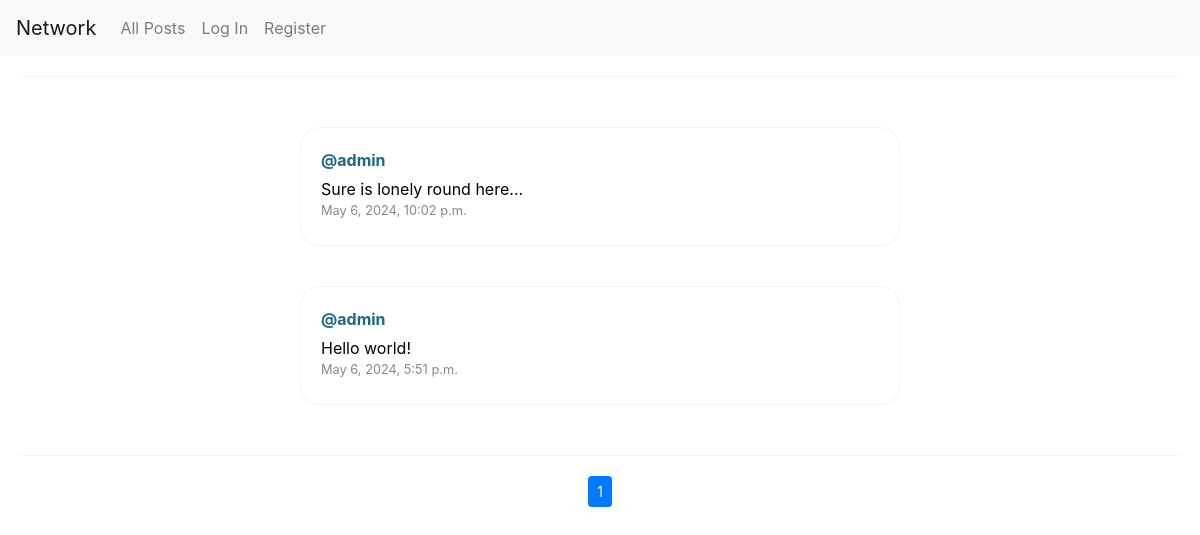
The app's page /, older data.
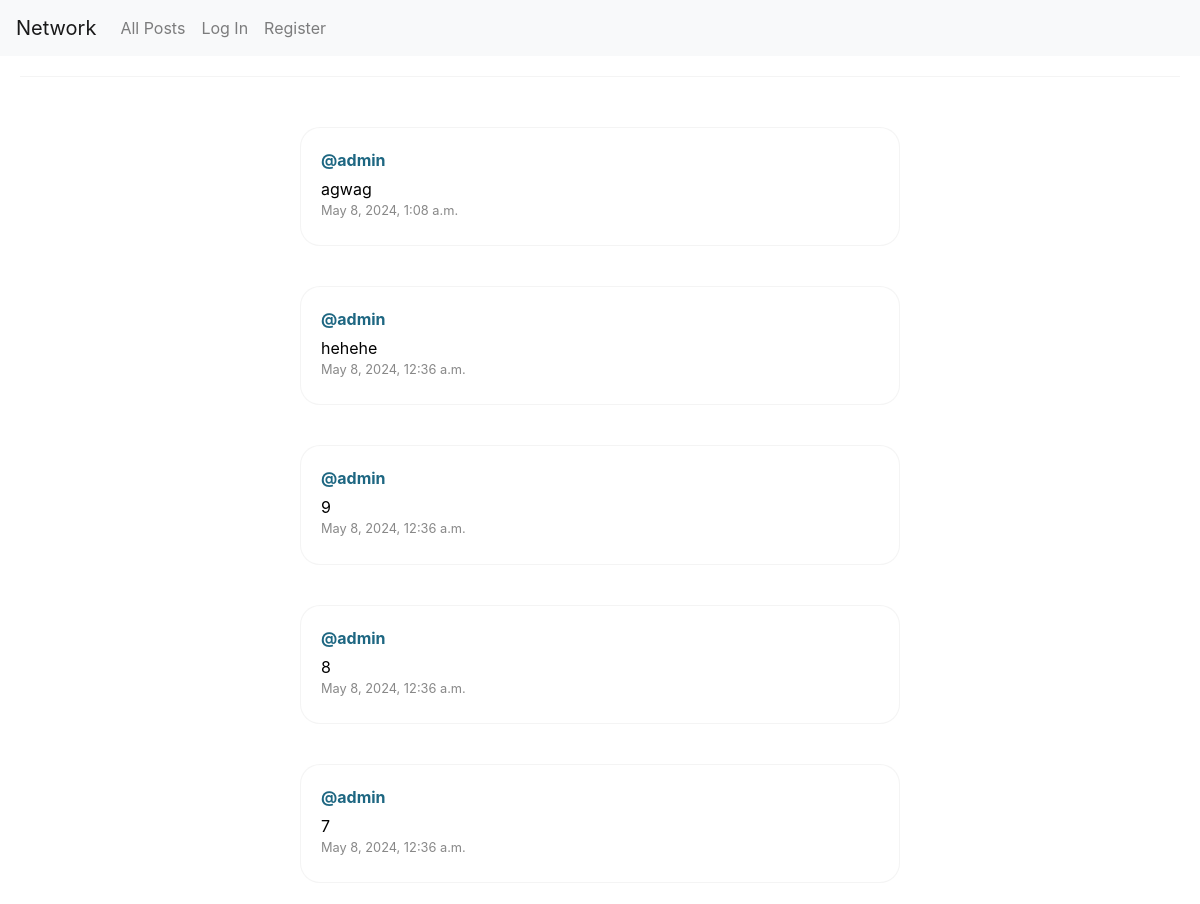
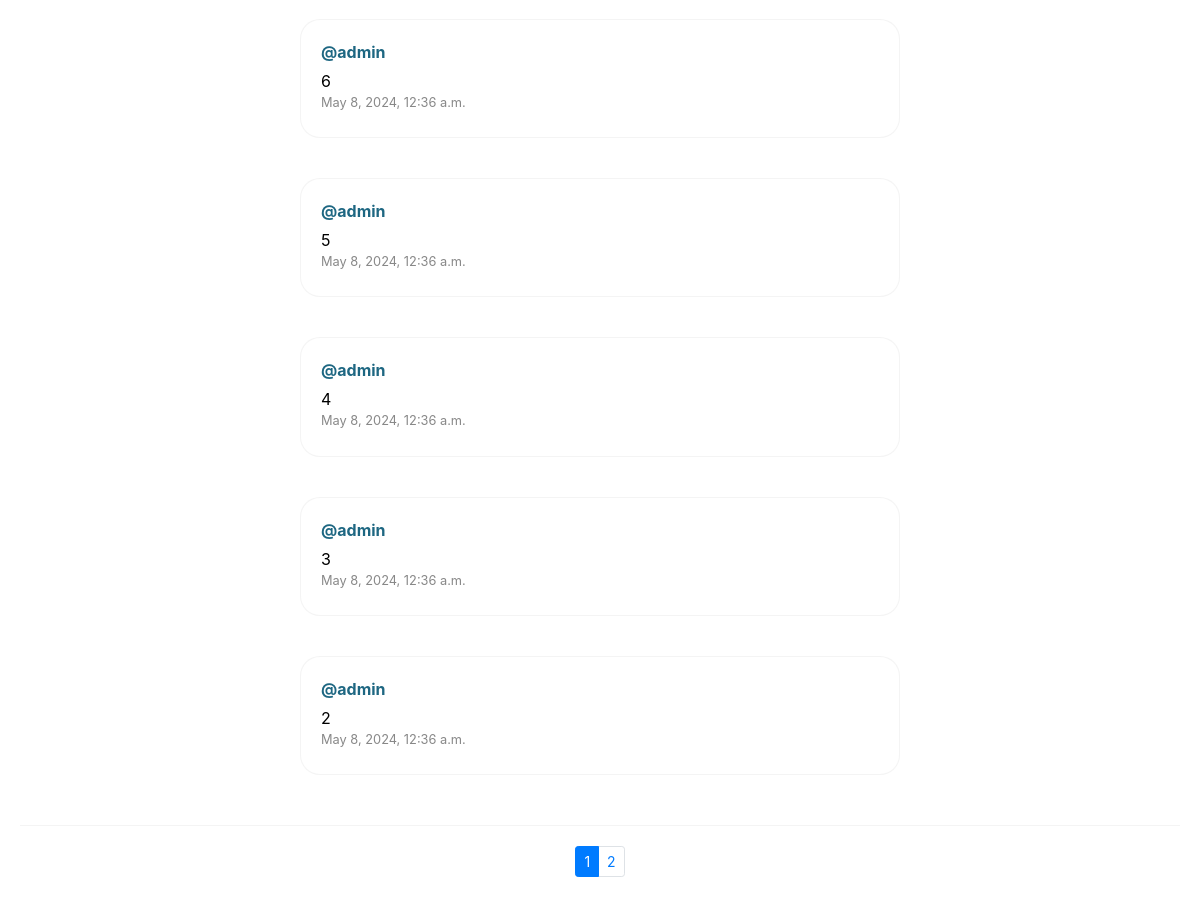
The same page, newer data (2 pictures, top to bottom).
### network/models.py (models this page shows, shortened)
class Post(models.Model):
    user = models.ForeignKey(User, on_delete=models.CASCADE, null=True, blank=True, related_name="author_post")
    content = models.CharField(max_length=280)
    date = models.DateTimeField(auto_now_add=True)

class User(AbstractUser):
    pass

### network/views.py (the view, shortened to what this page needs)
# urls.py: path("", views.index, name="index"),
def index(request):
    posts = Post.objects.order_by('-date')
    p = Paginator(posts, 10)
    page_num = request.GET.get('page')
    page_obj = p.get_page(page_num)
    return render(request, "network/index.html", {
        "posts": page_obj,
        "page_obj": page_obj
    })

### network/templates/network/index.html (shortened to what this page needs)
{% extends "network/layout.html" %}
{% block body %}
    <div id="all-posts" class="contenedor">
        {% for post in posts %}
        <a href="{% url 'post' post.id %}" class="no-link">
            <div class="comment post display">
                <div class="author">@{{ post.user }}</div>
                <div class="message">{{ post.content }}</div>
                <div class="timestamp">{{ post.date }}</div>
            </div>
        </a>
        {% endfor %}
    </div>
    {% include 'network/paginator.html' %}
{% endblock %}

### network/templates/network/layout.html (shortened to what this page needs)
{% load static %}
<!DOCTYPE html>
<html lang="en">
    <head>
        <link rel="stylesheet" href="https://stackpath.bootstrapcdn.com/bootstrap/4.4.1/css/bootstrap.min.css">
        <link href="{% static 'network/styles.css' %}" rel="stylesheet">
    </head>
    <body>
        <nav class="navbar navbar-expand-lg navbar-light bg-light">
            <a class="navbar-brand" href="#">Network</a>
            <div>
              <ul class="navbar-nav mr-auto">
                <li class="nav-item">
                  <a class="nav-link" href="{% url 'index' %}">All Posts</a>
                </li>
                {% if user.is_authenticated %}
                    <li class="nav-item">
                        <a class="nav-link" href="#">Following</a>
                    </li>
                    <li class="nav-item">
                        <a class="nav-link" href="{% url 'logout' %}">Log Out</a>
                    </li>
                {% else %}
                    <li class="nav-item">
                        <a class="nav-link" href="{% url 'login' %}">Log In</a>
                    </li>
                    <li class="nav-item">
                        <a class="nav-link" href="{% url 'register' %}">Register</a>
                    </li>
                {% endif %}
              </ul>
            </div>
          </nav>
        <div class="body">
            {% block body %}
            {% endblock %}
        </div>
    </body>
</html>

### network/templates/network/paginator.html (shortened to what this page needs)
<div id="paginator" class="contenedor">
    <nav aria-label="Page navigation example">
        <ul class="pagination pagination-sm">
            {% for num in page_obj.paginator.page_range %}
                {% if page_obj.number == num %}
                    <li class="page-item active"><a class="page-link" href="#">{{ num }}</a></li>
                {% else %}
                    <li class="page-item"><a class="page-link" href="?page={{ num }}">{{ num }}</a></li>
                {% endif %}
            {% endfor %}
        </ul>
    </nav>
</div>

### network/static/network/styles.css (style rules this page uses)
.contenedor { display: flex; flex-direction: column; align-items: center; margin: 20px; }
.author { font-weight: bold; color: #1e6782; }
.timestamp { font-size: 0.8em; color: #888; margin-bottom: 5px; }
.comment .message { margin-top: 5px; color: black; }
#all-posts { border-top: solid #dddddd56 1px; border-bottom: solid #dddddd56 1px; padding: 30px; }
.post { max-width: 1000px; min-width: 600px; background-color: #fff; border-radius: 20px; border: solid 1px #dddddd56; padding: 20px; margin: 20px auto; }

Row changes from the older to the newer data that the page shows:
no longer on this page (row unchanged): Post: user "admin", content "Sure is lonely round here...", date "May 6, 2024, 10:02 p.m."
no longer on this page (row unchanged): Post: user "admin", content "Hello world!", date "May 6, 2024, 5:51 p.m."
added Post: user "admin", content "agwag", date "May 8, 2024, 1:08 a.m."
added Post: user "admin", content "hehehe", date "May 8, 2024, 12:36 a.m."
added Post: user "admin", content "9", date "May 8, 2024, 12:36 a.m."
added Post: user "admin", content "8", date "May 8, 2024, 12:36 a.m."
added Post: user "admin", content "7", date "May 8, 2024, 12:36 a.m."
added Post: user "admin", content "6", date "May 8, 2024, 12:36 a.m."
added Post: user "admin", content "5", date "May 8, 2024, 12:36 a.m."
added Post: user "admin", content "4", date "May 8, 2024, 12:36 a.m."
added Post: user "admin", content "3", date "May 8, 2024, 12:36 a.m."
added Post: user "admin", content "2", date "May 8, 2024, 12:36 a.m."
Text that changed along with them:
new list line: "2"
